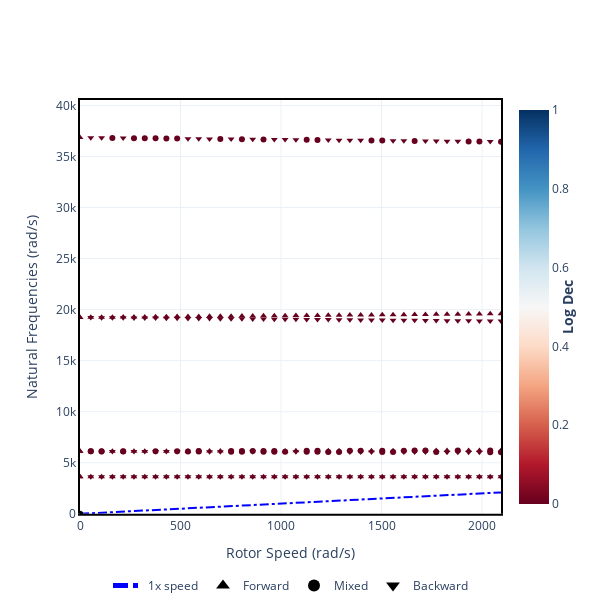

The notebook cell saved with this chart:
### Code cell
campbell = rotor_hp.run_campbell(speed_range, frequency_type="wn", frequencies=7)
fig = campbell.plot(frequency_units="rad/s", width=600, height=600)
fig
